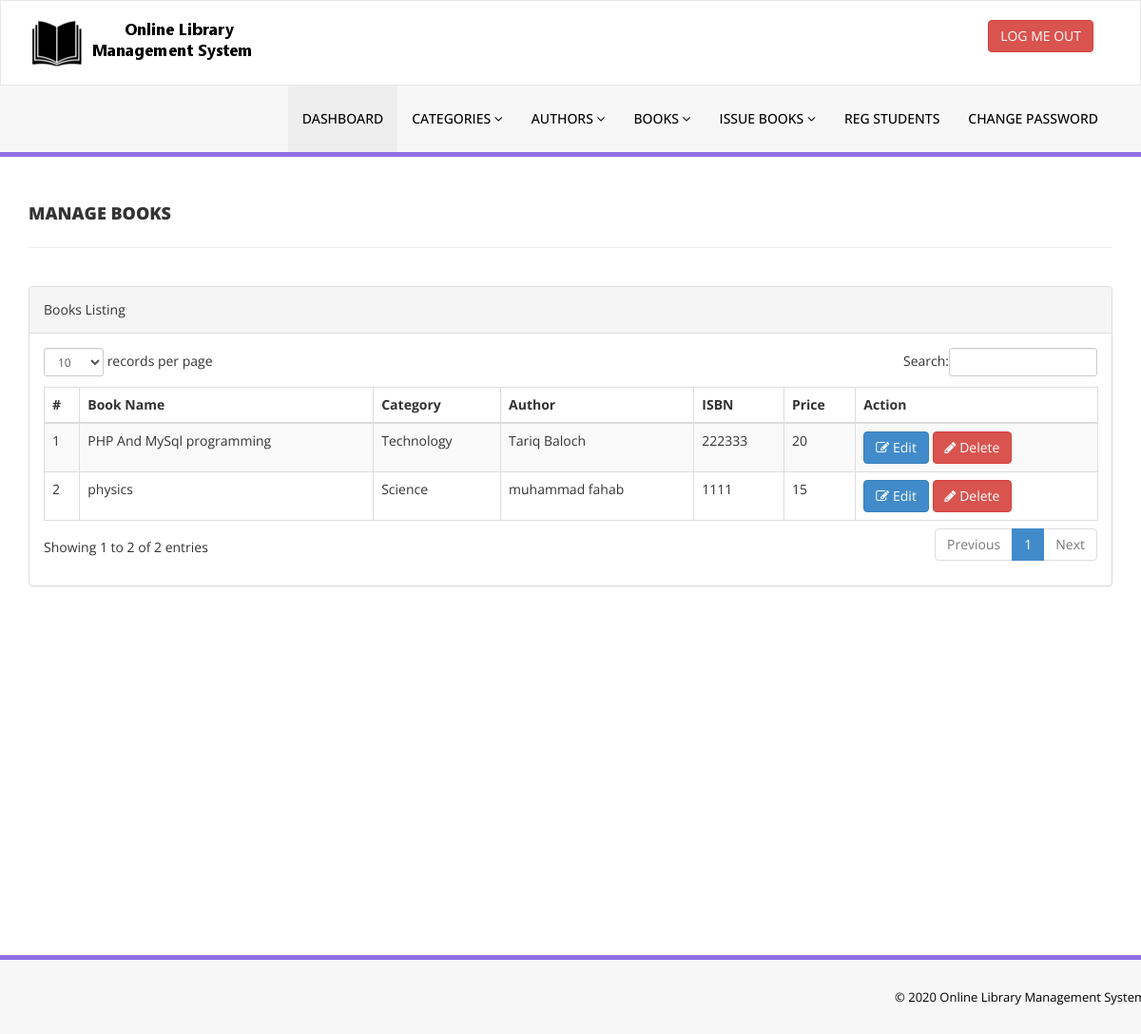
/library/admin/manage-books.php (signed in), run on an earlier commit of the app's database.
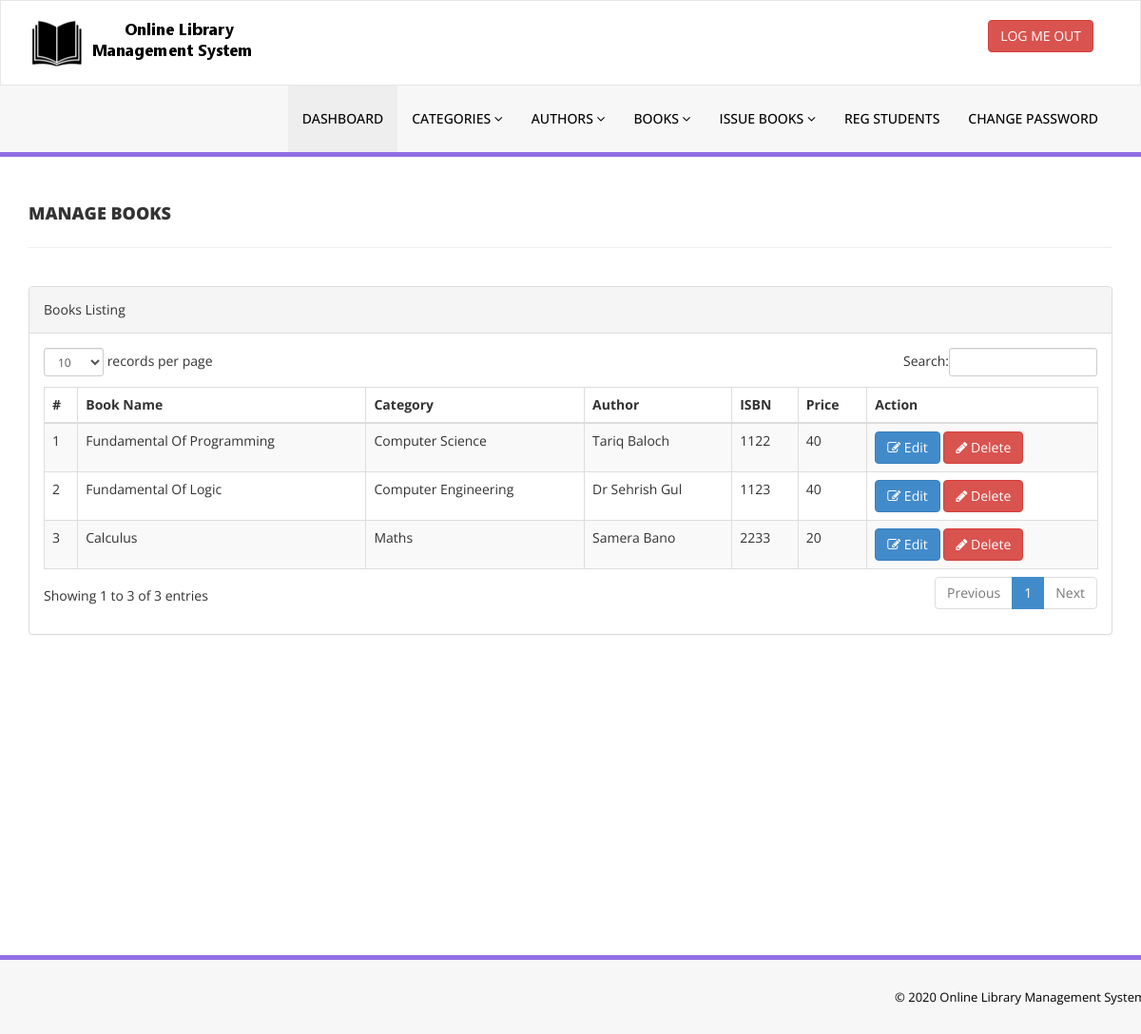
And on a later commit of the database.
### tables this page shows
CREATE TABLE `tblbooks` (
  `id` int(11) NOT NULL,
  `BookName` varchar(255) DEFAULT NULL,
  `CatId` int(11) DEFAULT NULL,
  `AuthorId` int(11) DEFAULT NULL,
  `ISBNNumber` int(11) DEFAULT NULL,
  `BookPrice` int(11) DEFAULT NULL,
  `RegDate` timestamp NULL DEFAULT current_timestamp(),
  `UpdationDate` timestamp NULL DEFAULT NULL ON UPDATE current_timestamp()
);

CREATE TABLE `tblcategory` (
  `id` int(11) NOT NULL,
  `CategoryName` varchar(150) DEFAULT NULL,
  `Status` int(1) DEFAULT NULL,
  `CreationDate` timestamp NULL DEFAULT current_timestamp(),
  `UpdationDate` timestamp NULL DEFAULT '0000-00-00 00:00:00' ON UPDATE current_timestamp()
);

CREATE TABLE `tblauthors` (
  `id` int(11) NOT NULL,
  `AuthorName` varchar(159) DEFAULT NULL,
  `creationDate` timestamp NULL DEFAULT current_timestamp(),
  `UpdationDate` timestamp NULL DEFAULT NULL ON UPDATE current_timestamp()
);

### library/admin/manage-books.php (the view, shortened to what this page needs)
<?php
include('includes/config.php');
if(strlen($_SESSION['alogin'])==0)
    {
header('location:index.php');
}
else{
    ?>
<!DOCTYPE html>
<html xmlns="http://www.w3.org/1999/xhtml">
<head>
    <link href="assets/css/bootstrap.css" rel="stylesheet" />
    <link href="assets/css/font-awesome.css" rel="stylesheet" />
    <link href="assets/js/dataTables/dataTables.bootstrap.css" rel="stylesheet" />
    <link href="assets/css/style.css" rel="stylesheet" />
</head>
<body>
<?php include('includes/header.php');?>
    <div class="content-wrapper">
         <div class="container">
        <div class="row pad-botm">
            <div class="col-md-12">
                <h4 class="header-line">Manage Books</h4>
    </div>
     <div class="row">
</div>
        </div>
            <div class="row">
                <div class="col-md-12">
                    <div class="panel panel-default">
                        <div class="panel-heading">
                           Books Listing
                        </div>
                        <div class="panel-body">
                            <div class="table-responsive">
                                <table class="table table-striped table-bordered table-hover" id="dataTables-example">
                                    <thead>
                                        <tr>
                                            <th>#</th>
                                            <th>Book Name</th>
                                            <th>Category</th>
                                            <th>Author</th>
                                            <th>ISBN</th>
                                            <th>Price</th>
                                            <th>Action</th>
                                        </tr>
                                    </thead>
                                    <tbody>
<?php $sql = "SELECT tblbooks.BookName,tblcategory.CategoryName,tblauthors.AuthorName,tblbooks.ISBNNumber,tblbooks.BookPrice,tblbooks.id as bookid from  tblbooks join tblcategory on tblcategory.id=tblbooks.CatId join tblauthors on tblauthors.id=tblbooks.AuthorId";
$query = $dbh -> prepare($sql);
$query->execute();
$results=$query->fetchAll(PDO::FETCH_OBJ);
$cnt=1;
if($query->rowCount() > 0)
{
foreach($results as $result)
{               ?>
                                        <tr class="odd gradeX">
                                            <td class="center"><?php echo htmlentities($cnt);?></td>
                                            <td class="center"><?php echo htmlentities($result->BookName);?></td>
                                            <td class="center"><?php echo htmlentities($result->CategoryName);?></td>
                                            <td class="center"><?php echo htmlentities($result->AuthorName);?></td>
                                            <td class="center"><?php echo htmlentities($result->ISBNNumber);?></td>
                                            <td class="center"><?php echo htmlentities($result->BookPrice);?></td>
                                            <td class="center">
                                            <a href="edit-book.php?bookid=<?php echo htmlentities($result->bookid);?>"><button class="btn btn-primary"><i class="fa fa-edit "></i> Edit</button>
                                          <a href="manage-books.php?del=<?php echo htmlentities($result->bookid);?>" onclick="return confirm('Are you sure you want to delete?');"" >  <button class="btn btn-danger"><i class="fa fa-pencil"></i> Delete</button>
                                            </td>
                                        </tr>
 <?php $cnt=$cnt+1;}} ?>
                                    </tbody>
                                </table>
                            </div>
                        </div>
                    </div>
                </div>
            </div>
    </div>
    </div>
  <?php include('includes/footer.php');?>
</body>
</html>
<?php } ?>

What changed in the data, as far as the page shows it:
no longer on this page (row edited): tblbooks: BookName "PHP And MySql programming", tblcategory.CategoryName "Technology", AuthorId.AuthorName "Tariq Baloch", ISBNNumber "222333", BookPrice "20"
no longer on this page (row edited): tblbooks: BookName "physics", tblcategory.CategoryName "Science", AuthorId.AuthorName "muhammad fahab", ISBNNumber "1111", BookPrice "15"
added tblbooks: BookName "Fundamental Of Programming", tblcategory.CategoryName "Computer Science", AuthorId.AuthorName "Tariq Baloch", ISBNNumber "1122", BookPrice "40"
added tblbooks: BookName "Fundamental Of Logic", tblcategory.CategoryName "Computer Engineering", AuthorId.AuthorName "Dr Sehrish Gul", ISBNNumber "1123", BookPrice "40"
added tblbooks: BookName "Calculus", tblcategory.CategoryName "Maths", AuthorId.AuthorName "Samera Bano", ISBNNumber "2233", BookPrice "20"
Also different on the page:
text written by a page script: "records per page Search: Showing 1 to 2 of 2 entries Previous 1 Next" → "records per page Search: Showing 1 to 3 of 3 entries Previous 1 Next"
